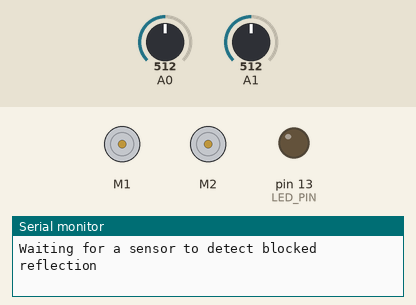
The sketch below on a simulated Arduino Leonardo, built with avr-gcc and run on an emulated ATmega32U4. Parts: 2 × DC motor (green arrow = forward, orange = backward, longer = faster), output pins drawn as LEDs (lit = HIGH), the last lines printed to the serial monitor. The test bench sets the inputs (shaded band); at power-on: A0 = 512, A1 = 512.

Above: at 5.2 s.
5.3 s: A0 set to 955
7.5 s: A0 set to 983
At 11.9 s:
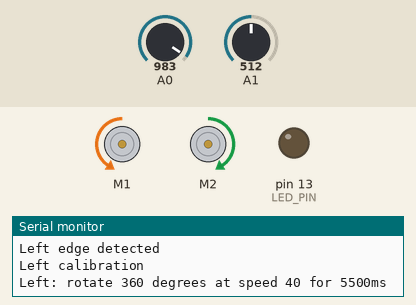
At 32.0 s:
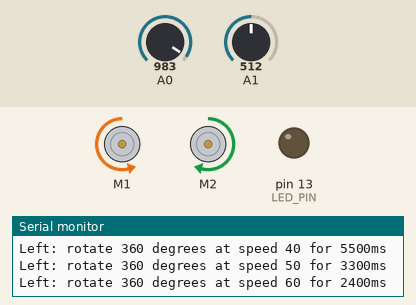
Timing chart, 0 to 32.3 s (numbered marks = the images above; inputs shaded):
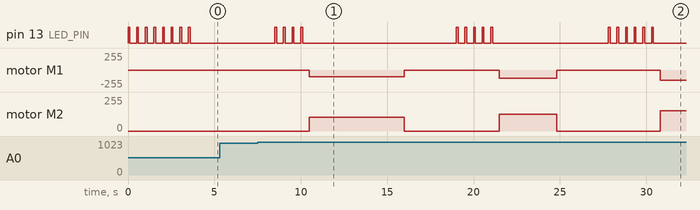

The sketch:

HelloRobot.ino
```cpp
/****************************************************
HelloRobot.ino: Initial Robot test sketch

Michael Margolis 4 July 2012
*****************************************************/
// include motor libraries
#include <AFMotor.h>     // adafruit motor shield library
#include <RobotMotor.h>  // 2wd or 4wd motor library

/***** Global Defines ****/
// defines to identify sensors
const int SENSE_IR_LEFT   = 0;
const int SENSE_IR_RIGHT  = 1;
const int SENSE_IR_CENTER = 2;

// defines for directions
const int DIR_LEFT   = 0;
const int DIR_RIGHT  = 1;
const int DIR_CENTER = 2;

const char* locationString[] = {"Left", "Right",   "Center"}; // Debug labels
// http://arduino.cc/en/Reference/String for more on character string arrays

// obstacles constants
const int OBST_NONE       = 0;  // no obstacle detected
const int OBST_LEFT_EDGE  = 1;  // left edge detected
const int OBST_RIGHT_EDGE = 2;  // right edge detected
const int OBST_FRONT_EDGE = 3;  // edge detect at both left and right sensors

const int LED_PIN = 13;
/**** End of Global Defines ****************/

// Setup runs at startup and is used configure pins and init system variables
void setup()
{
  Serial.begin(9600);
  blinkNumber(8); // open port while flashing. Needed for Leonardo only

  motorBegin(MOTOR_LEFT);
  motorBegin(MOTOR_RIGHT);

  irSensorBegin();    // initialize sensors
  pinMode(LED_PIN, OUTPUT); // enable the LED pin for output

  Serial.println("Waiting for a sensor to detect blocked reflection");
}

void loop()
{
   // call a function when reflection blocked on left side
   if(lookForObstacle(OBST_LEFT_EDGE) == true)   {
     calibrateRotationRate(DIR_LEFT,360);  // calibrate CCW rotation
   }
   // as above for right sensor
   if(lookForObstacle(OBST_RIGHT_EDGE) == true)   {
     calibrateRotationRate(DIR_RIGHT, 360);  // calibrate CW rotation
   }
}

// function to indicate numbers by flashing the built-in LED
void blinkNumber( byte number) {
   pinMode(LED_PIN, OUTPUT); // enable the LED pin for output
   while(number--) {
     digitalWrite(LED_PIN, HIGH); delay(100);
     digitalWrite(LED_PIN, LOW);  delay(400);
   }
}

/**********************
 code to look for obstacles
**********************/

// returns true if the given obstacle is detected
boolean lookForObstacle(int obstacle)
{
  switch(obstacle) {
     case  OBST_FRONT_EDGE: return irEdgeDetect(DIR_LEFT) || irEdgeDetect(DIR_RIGHT);
     case  OBST_LEFT_EDGE:  return irEdgeDetect(DIR_LEFT);
     case  OBST_RIGHT_EDGE: return irEdgeDetect(DIR_RIGHT);
  }
  return false;
}

/*************************************
 functions to rotate the robot
*************************************/

// return the time in milliseconds to turn the given angle at the given speed
long rotationAngleToTime( int angle, int speed)
{
int fullRotationTime; // time to rotate 360 degrees at given speed

  if(speed < MIN_SPEED)
    return 0; // ignore speeds slower then the first table entry

  angle = abs(angle);

  if(speed >= 100)
    fullRotationTime = rotationTime[NBR_SPEEDS-1]; // the last entry is 100%
  else
  {
    int index = (speed - MIN_SPEED) / SPEED_TABLE_INTERVAL; // index into speed
                                                            // and time tables
    int t0 =  rotationTime[index];
    int t1 = rotationTime[index+1];    // time of the next higher speed
    fullRotationTime = map(speed,
                           speedTable[index],
                           speedTable[index+1], t0, t1);
    // Serial.print("index= ");  Serial.print(index); Serial.print(", t0 = ");
    // Serial.print(t0);  Serial.print(", t1 = ");  Serial.print(t1);
  }
  // Serial.print(" full rotation time = ");  Serial.println(fullRotationTime);
  long result = map(angle, 0,360, 0, fullRotationTime);
  return result;
}

// rotate the robot from MIN_SPEED to 100% increasing by SPEED_TABLE_INTERVAL
void calibrateRotationRate(int sensor, int angle)
{
  Serial.print(locationString[sensor]);
  Serial.println(" calibration" );
  for(int speed = MIN_SPEED; speed <= 100; speed += SPEED_TABLE_INTERVAL)
  {

    delay(1000);
    blinkNumber(speed/10);

    if( sensor == DIR_LEFT)
    {    // rotate left
      motorReverse(MOTOR_LEFT,  speed);
      motorForward(MOTOR_RIGHT, speed);
    }
    else if( sensor == DIR_RIGHT)
    {    // rotate right
      motorForward(MOTOR_LEFT,  speed);
      motorReverse(MOTOR_RIGHT, speed);
    }
    else
       Serial.println("Invalid sensor");

    int time = rotationAngleToTime(angle, speed);

    Serial.print(locationString[sensor]); Serial.print(": rotate ");
    Serial.print(angle); Serial.print(" degrees at speed "); Serial.print(speed);
    Serial.print(" for "); Serial.print(time); Serial.println("ms");

    delay(time);
    motorStop(MOTOR_LEFT);
    motorStop(MOTOR_RIGHT);
    delay(2000); // two second delay between speeds
  }
}

/****************************
   ir reflectance sensor code
****************************/

const byte NBR_SENSORS = 3;  // this version only has left and right sensors
const byte IR_SENSOR[NBR_SENSORS] = {0, 1, 2}; // analog pins for sensors

int irSensorAmbient[NBR_SENSORS]; // sensor value with no reflection
int irSensorReflect[NBR_SENSORS]; // value considered detecting an object
int irSensorEdge[NBR_SENSORS];    // value considered detecting an edge
boolean isDetected[NBR_SENSORS] = {false,false}; // set true if object detected

const int irReflectThreshold = 10; // % level below ambient to trigger reflection
const int irEdgeThreshold    = 90; // % level above ambient to trigger edge

void irSensorBegin()
{
  for(int sensor = 0; sensor < NBR_SENSORS; sensor++)
     irSensorCalibrate(sensor);
}

// calibrate thresholds for ambient light
void irSensorCalibrate(byte sensor)
{
  int ambient = analogRead(IR_SENSOR[sensor]); // get ambient level
  irSensorAmbient[sensor] = ambient;
  // precalculate the levels for object and edge detection
  irSensorReflect[sensor] = (ambient * (long)(100-irReflectThreshold)) / 100;
  irSensorEdge[sensor]    = (ambient * (long)(100+irEdgeThreshold)) / 100;
}

// returns true if an object reflection detected on the given sensor
// the sensor parameter is the index into the sensor array
boolean irSensorDetect(int sensor)
{
  boolean result = false; // default value
  int value = analogRead(IR_SENSOR[sensor]); // get IR light level
  if( value <= irSensorReflect[sensor]) {
    result = true; // object detected (lower value means more reflection)
    if( isDetected[sensor] == false) { // only print on initial detection
      Serial.print(locationString[sensor]);
      Serial.println(" object detected");
    }
  }
  isDetected[sensor] = result;
  return result;
}

boolean irEdgeDetect(int sensor)
{
  boolean result = false; // default value
  int value = analogRead(IR_SENSOR[sensor]); // get IR light level
  if( value >= irSensorEdge[sensor]) {
    result = true; // edge detected (higher value means less reflection)
    if( isDetected[sensor] == false) { // only print on initial detection
      Serial.print(locationString[sensor]);
      Serial.println(" edge detected");
     }
  }
  isDetected[sensor] = result;
  return result;
}
```

Measured:
- the behaviour switches between 971 and 972 on A0 (found by bisection; images 0 and 1)
- after the input at 5.3 s, every drawn part: stays the same
- after the input at 7.5 s, pin 13 (LED_PIN): LOW → HIGH after 1.0 s, → LOW 0.10 s later, → HIGH 0.40 s later, → LOW 0.10 s later, … (30 changes in this stretch); motor M1: stopped → backward 102/255 after 3.0 s, → stopped 5.5 s later, → backward 127/255 5.5 s later, → stopped 3.3 s later, … (5 changes in this stretch)
